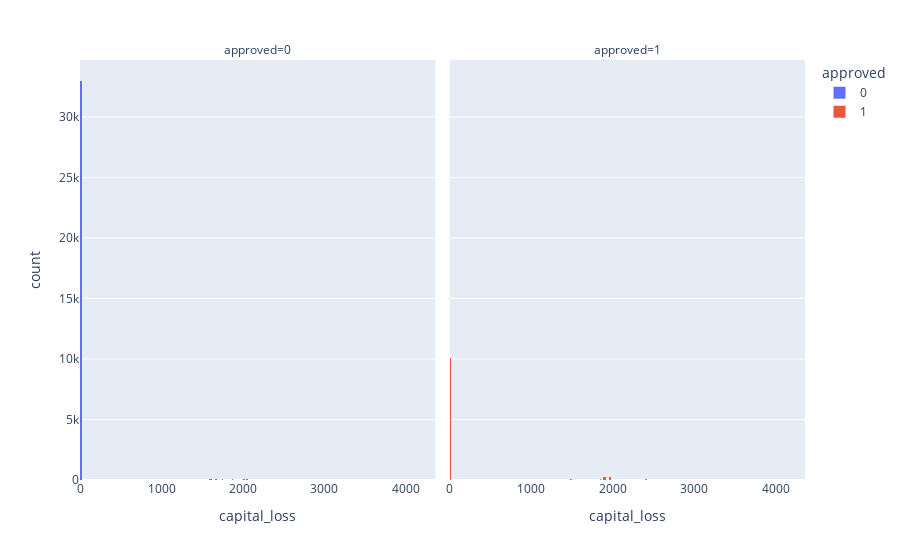

The cell this chart's notebook holds for it:
### Code cell
px.histogram(data_frame = df, x = 'capital_loss', facet_col = 'approved', color = 'approved')

### Figure 1 — Plotly figure (JSON) as saved in the notebook; plotly's stock layout.template omitted (floating-point values rounded to 4 significant figures; data arrays with more than 128 entries replaced by an {"elided": "..."} marker saying what was removed)
{"data": [{"alignmentgroup": "True", "bingroup": "x", "hovertemplate": "approved=0<br>capital_loss=%{x}<br>count=%{y}<extra></extra>", "legendgroup": "0", "marker": {"color": "#636efa"}, "name": "0", "offsetgroup": "0", "orientation": "v", "showlegend": true, "type": "histogram", "x": {"elided": "34014 int values"}, "xaxis": "x", "yaxis": "y"}, {"alignmentgroup": "True", "bingroup": "x", "hovertemplate": "approved=1<br>capital_loss=%{x}<br>count=%{y}<extra></extra>", "legendgroup": "1", "marker": {"color": "#EF553B"}, "name": "1", "offsetgroup": "1", "orientation": "v", "showlegend": true, "type": "histogram", "x": {"elided": "11208 int values"}, "xaxis": "x2", "yaxis": "y2"}], "layout": {"annotations": [{"font": {}, "showarrow": false, "text": "approved=0", "x": 0.245, "xanchor": "center", "xref": "paper", "y": 1, "yanchor": "bottom", "yref": "paper"}, {"font": {}, "showarrow": false, "text": "approved=1", "x": 0.755, "xanchor": "center", "xref": "paper", "y": 1, "yanchor": "bottom", "yref": "paper"}], "barmode": "relative", "legend": {"title": {"text": "approved"}, "tracegroupgap": 0}, "margin": {"t": 60}, "xaxis": {"anchor": "y", "domain": [0, 0.49], "title": {"text": "capital_loss"}}, "xaxis2": {"anchor": "y2", "domain": [0.51, 1], "matches": "x", "title": {"text": "capital_loss"}}, "yaxis": {"anchor": "x", "domain": [0, 1], "title": {"text": "count"}}, "yaxis2": {"anchor": "x2", "domain": [0, 1], "matches": "y", "showticklabels": false}}}
